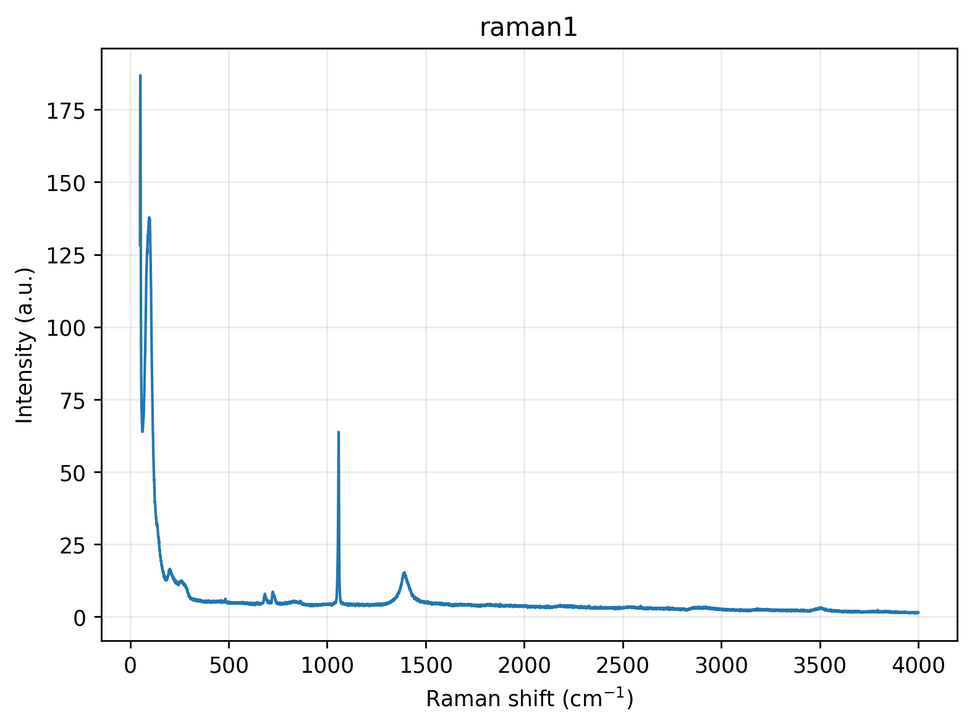
#> input picture ground_truth/raman1.png, 972 x 726 px, shrunk from 1573 x 1174 before the run
$ python hough_line_transform.py
#> lines starting #> are read from the running program, lines starting #| are printed output that depends on the picture
"""
@file hough_lines.py
@brief This program demonstrates line finding with the Hough transform
"""
import sys
import math
import cv2 as cv
import numpy as np


def detect_lines(img_path):

    # default_file = 'sudoku.png'
    # filename = argv[0] if len(argv) > 0 else default_file
    # Loads an image
#> called with img_path = '../ground_truth/raman1.png'
    src = cv.imread(cv.samples.findFile(img_path), cv.IMREAD_GRAYSCALE)
    # Check if image is loaded fine
    if src is None:
        print ('Error opening image!')
        print ('Usage: hough_lines.py [image_name -- default ' + img_path + '] \n')
        return -1


    dst = cv.Canny(src, 50, 200, None, 3)
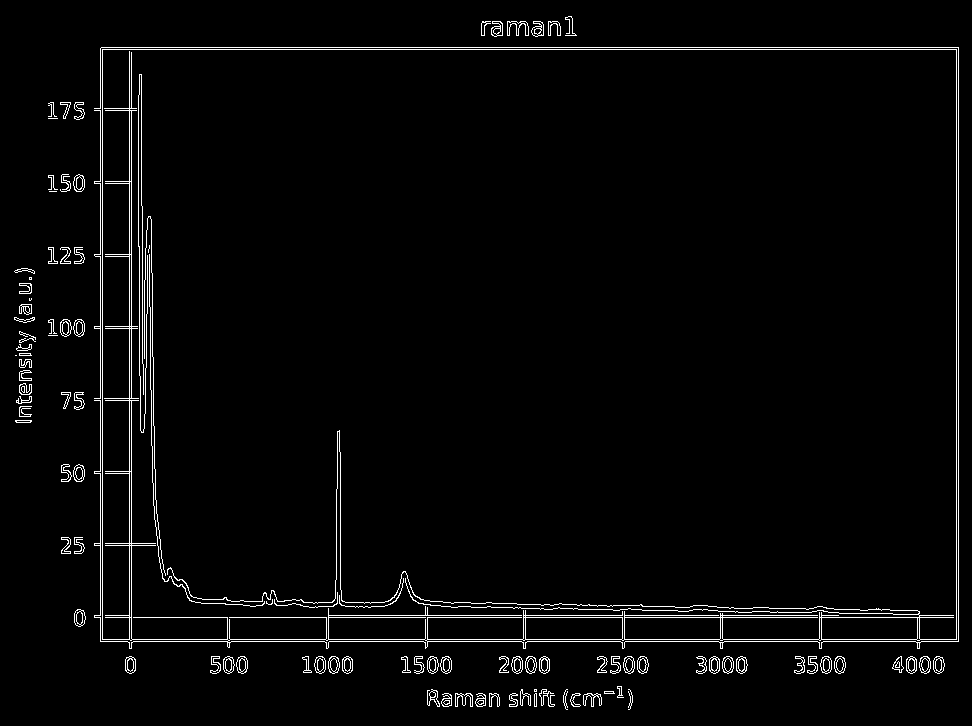
#> dst: shape (726, 972); 2.7% white in thin lines or dots

    # Copy edges to the images that will display the results in BGR
    cdst = cv.cvtColor(dst, cv.COLOR_GRAY2BGR)
#> cdst: shape (726, 972, 3); 2.7% white in thin lines or dots
    cdstP = np.copy(cdst)

    lines = cv.HoughLines(dst, 1, np.pi / 180, 150, None, 0, 0)
#> lines = 40 rows, first 8: [47, 1.57], [49, 1.57], [617, 1.57], [639, 1.57], [641, 1.57], [129, 0], [131, 0], [958, 0]

    if lines is not None:
        for i in range(0, len(lines)):
            rho = lines[i][0][0]
            theta = lines[i][0][1]
            a = math.cos(theta)
            b = math.sin(theta)
            x0 = a * rho
            y0 = b * rho
            pt1 = (int(x0 + 1000*(-b)), int(y0 + 1000*(a)))
            pt2 = (int(x0 - 1000*(-b)), int(y0 - 1000*(a)))
            cv.line(cdst, pt1, pt2, (0,0,255), 3, cv.LINE_AA)
#> this loop made 40 passes
#> (rho, theta, a, b, x0, y0, pt1, pt2) on passes 1 to 6: (47, 1.57, -4.37e-08, 1, -2.05e-06, 47, (-1000, 46), (999, 47)), (49, 1.57, -4.37e-08, 1, -2.14e-06, 49, (-1000, 48), (999, 49)), (617, 1.57, -4.37e-08, 1, -2.7e-05, 617, (-1000, 616), (999, 617)), (639, 1.57, -4.37e-08, 1, -2.79e-05, 639, (-1000, 638), (999, 639)), (641, 1.57, -4.37e-08, 1, -2.8e-05, 641, (-1000, 640), (999, 641)), (129, 0, 1, 0, 129, 0, (129, 1000), (129, -1000))
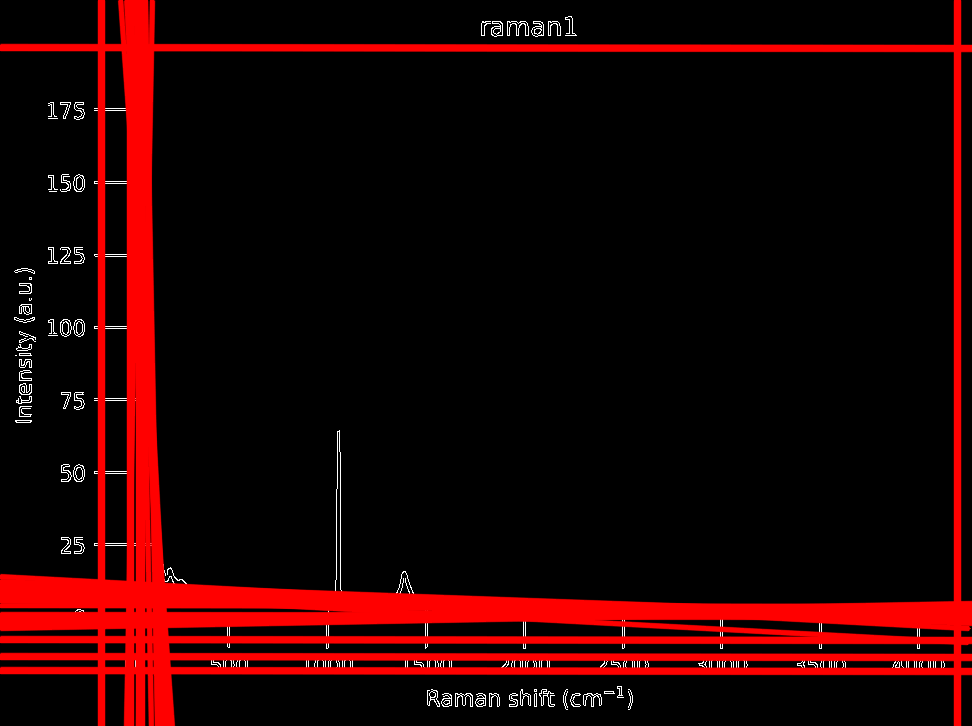
#> cdst: shape (726, 972, 3); mean B, G, R 1.9, 1.9, 34


    linesP = cv.HoughLinesP(dst, 1, np.pi / 180, 50, None, 50, 10)
#> linesP = 55 rows, first 6: [100, 49, 958, 49], [100, 641, 958, 641], [101, 47, 958, 47], [100, 639, 958, 639], [74, 617, 958, 617], [129, 673, 129, 51]

    if linesP is not None:
        for i in range(0, len(linesP)):
            l = linesP[i][0]
            cv.line(cdstP, (l[0], l[1]), (l[2], l[3]), (0,0,255), 3, cv.LINE_AA)
#> this loop made 55 passes
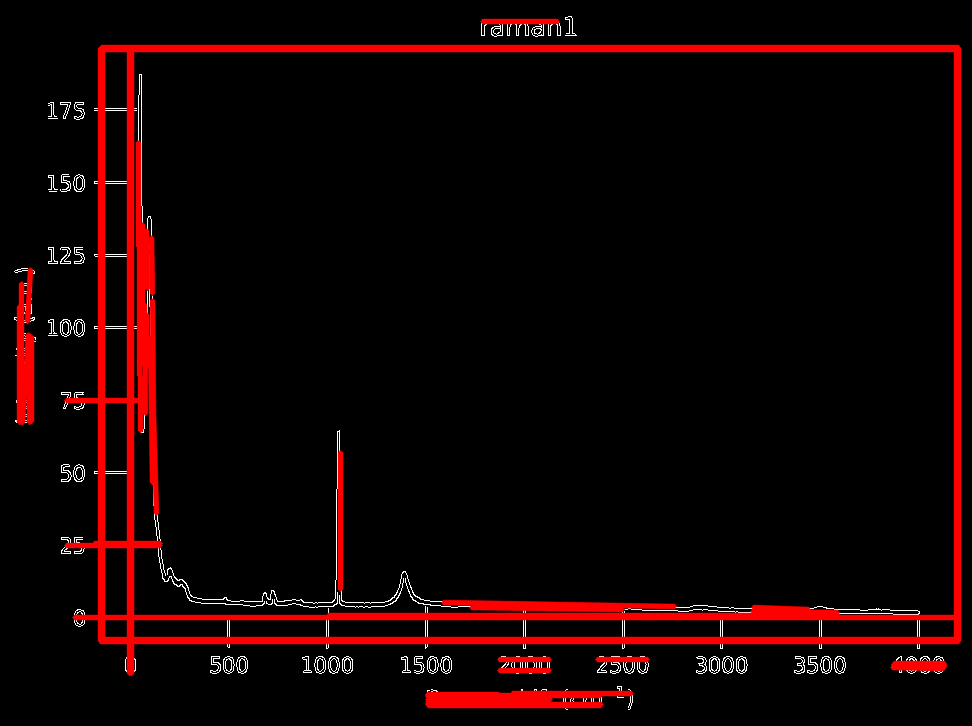
#> cdstP: shape (726, 972, 3); mean B, G, R 2.2, 2.2, 19.3

    cv.imshow("Source", src)
    cv.imshow("Detected Lines (in red) - Standard Hough Line Transform", cdst)
    cv.imshow("Detected Lines (in red) - Probabilistic Line Transform", cdstP)

    cv.waitKey()
    return 0


def get_prioritized_x_axis(img_path, bucket_size=5, span_threshold=0.9):
    src = cv.imread(cv.samples.findFile(str(img_path)), cv.IMREAD_GRAYSCALE)
    if src is None: return None

    edges = cv.Canny(src, 50, 150)
    lines = cv.HoughLinesP(edges, 1, np.pi / 180, 50, None, 50, 10)

    if lines is None: return None

    buckets = {}
    overall_max_span = 0

    for line in lines:
        x1, y1, x2, y2 = line[0]
        if abs(y1 - y2) <= 3:
            y_avg = (y1 + y2) // 2
            y_bucket = (y_avg // bucket_size) * bucket_size

            x_min, x_max = min(x1, x2), max(x1, x2)

            if y_bucket not in buckets:
                buckets[y_bucket] = [x_min, x_max]
            else:
                buckets[y_bucket][0] = min(buckets[y_bucket][0], x_min)
                buckets[y_bucket][1] = max(buckets[y_bucket][1], x_max)

            # Keep track of the absolute longest span found anywhere
            current_span = buckets[y_bucket][1] - buckets[y_bucket][0]
            if current_span > overall_max_span:
                overall_max_span = current_span

    # Iterate from highest Y (bottom of image) to lowest Y (top)
    # Sorting keys in reverse order
    sorted_y_buckets = sorted(buckets.keys(), reverse=True)

    for y in sorted_y_buckets:
        span = buckets[y][1] - buckets[y][0]
        # If this line is at least 90% as long as the longest line in the image
        if span >= (span_threshold * overall_max_span):
            return y

    return None

def get_topmost_horizontal_line(img_path, bucket_size=5, span_threshold=0.9):
    src = cv.imread(cv.samples.findFile(str(img_path)), cv.IMREAD_GRAYSCALE)
    if src is None: return None

    edges = cv.Canny(src, 50, 150)
    lines = cv.HoughLinesP(edges, 1, np.pi / 180, 50, None, 50, 10)
    if lines is None: return None

    buckets = {}
    overall_max_span = 0

    for line in lines:
        x1, y1, x2, y2 = line[0]
        if abs(y1 - y2) <= 3:
            y_avg = (y1 + y2) // 2
            y_bucket = (y_avg // bucket_size) * bucket_size
            x_min, x_max = min(x1, x2), max(x1, x2)

            if y_bucket not in buckets:
                buckets[y_bucket] = [x_min, x_max]
            else:
                buckets[y_bucket][0] = min(buckets[y_bucket][0], x_min)
                buckets[y_bucket][1] = max(buckets[y_bucket][1], x_max)

            span = buckets[y_bucket][1] - buckets[y_bucket][0]
            overall_max_span = max(overall_max_span, span)

    # Sort ASCENDING: Start from y=0 (top) and move down
    sorted_y_buckets = sorted(buckets.keys())

    for y in sorted_y_buckets:
        span = buckets[y][1] - buckets[y][0]
        if span >= (span_threshold * overall_max_span):
            return y
    return None

def get_prioritized_y_axis(img_path, bucket_size=5, span_threshold=0.9):
    src = cv.imread(cv.samples.findFile(str(img_path)), cv.IMREAD_GRAYSCALE)
    if src is None: return None

    # Edge detection
    edges = cv.Canny(src, 50, 150)
    lines = cv.HoughLinesP(edges, 1, np.pi / 180, 50, None, 50, 10)

    if lines is None: return None

    buckets = {}
    overall_max_span = 0

    for line in lines:
        x1, y1, x2, y2 = line[0]

        # Check if roughly vertical (x1 approx x2)
        if abs(x1 - x2) <= 3:
            # Normalize x to the nearest bucket
            x_avg = (x1 + x2) // 2
            x_bucket = (x_avg // bucket_size) * bucket_size

            y_min, y_max = min(y1, y2), max(y1, y2)

            if x_bucket not in buckets:
                buckets[x_bucket] = [y_min, y_max]
            else:
                # Expand the vertical boundaries
                buckets[x_bucket][0] = min(buckets[x_bucket][0], y_min)
                buckets[x_bucket][1] = max(buckets[x_bucket][1], y_max)

            # Update the absolute longest vertical span found
            current_span = buckets[x_bucket][1] - buckets[x_bucket][0]
            if current_span > overall_max_span:
                overall_max_span = current_span

    # Iterate from lowest X (left side of image) to highest X (right side)
    # Sorting keys in ascending order (left to right)
    sorted_x_buckets = sorted(buckets.keys())

    for x in sorted_x_buckets:
        span = buckets[x][1] - buckets[x][0]
        # If this vertical line is at least 90% as long as the tallest line
        if span >= (span_threshold * overall_max_span):
            return x

    return None

def get_rightmost_vertical_line(img_path, bucket_size=5, span_threshold=0.9):
    src = cv.imread(cv.samples.findFile(str(img_path)), cv.IMREAD_GRAYSCALE)
    if src is None: return None

    edges = cv.Canny(src, 50, 150)
    lines = cv.HoughLinesP(edges, 1, np.pi / 180, 50, None, 50, 10)
    if lines is None: return None

    buckets = {}
    overall_max_span = 0

    for line in lines:
        x1, y1, x2, y2 = line[0]
        if abs(x1 - x2) <= 3:
            x_avg = (x1 + x2) // 2
            x_bucket = (x_avg // bucket_size) * bucket_size
            y_min, y_max = min(y1, y2), max(y1, y2)

            if x_bucket not in buckets:
                buckets[x_bucket] = [y_min, y_max]
            else:
                buckets[x_bucket][0] = min(buckets[x_bucket][0], y_min)
                buckets[x_bucket][1] = max(buckets[x_bucket][1], y_max)

            span = buckets[x_bucket][1] - buckets[x_bucket][0]
            overall_max_span = max(overall_max_span, span)

    # Sort DESCENDING: Start from x=Width (right) and move left
    sorted_x_buckets = sorted(buckets.keys(), reverse=True)

    for x in sorted_x_buckets:
        span = buckets[x][1] - buckets[x][0]
        if span >= (span_threshold * overall_max_span):
            return x
    return None

def get_x_axis_limits(img_path, x_axis_y, y_axis_x,tick_size=10, density_threshold=0.5):
    src = cv.imread(cv.samples.findFile(str(img_path)), cv.IMREAD_GRAYSCALE)
    if src is None: return None

    # Threshold to binary (black/white) to make density counting easy
    _, binary = cv.threshold(src, 150, 255, cv.THRESH_BINARY_INV)

    height, width = binary.shape
    marking_x_coords = []

    # Define the vertical range to check for ticks (e.g., 10px below x_axis_y)
    y_start = max(0, x_axis_y)
    y_end = min(height, x_axis_y + tick_size)

    search_start = y_axis_x + 10
    search_end = width - 2

    # Iterate through every x column
    for x in range(search_start, search_end):
        # Extract the vertical slice at this x
        column_slice = binary[y_start:y_end, x]

        # Calculate density (percentage of black pixels in this slice)
        density = np.sum(column_slice > 0) / tick_size

        if density > density_threshold:
            marking_x_coords.append(x)

    if not marking_x_coords:
        return None, None

    # print(marking_x_coords)
    # Group adjacent x-coordinates that belong to the same tick mark
    # and take the average/midpoint of each cluster
    final_ticks = []
    if marking_x_coords:
        current_cluster = [marking_x_coords[0]]
        for i in range(1, len(marking_x_coords)):
            if marking_x_coords[i] - marking_x_coords[i-1] <= 2: # pixels apart
                current_cluster.append(marking_x_coords[i])
            else:
                final_ticks.append(sum(current_cluster) // len(current_cluster))
                current_cluster = [marking_x_coords[i]]
        final_ticks.append(sum(current_cluster) // len(current_cluster))

    # The min and max markings are the first and last detected ticks
    return min(final_ticks), max(final_ticks)

def get_y_axis_limits(img_path, x_axis_y, y_axis_x, tick_size=10, density_threshold=0.5):
    src = cv.imread(cv.samples.findFile(str(img_path)), cv.IMREAD_GRAYSCALE)
    if src is None: return None

    # Threshold to binary (inverted: markings are > 0)
    _, binary = cv.threshold(src, 150, 255, cv.THRESH_BINARY_INV)
    height, width = binary.shape
    marking_y_coords = []

    # Define the horizontal range to check for ticks
    # (Checking from the y-axis line towards the left)
    x_start = max(0, y_axis_x - tick_size)
    x_end = min(width, y_axis_x)

    # Search from the top of the image down to just before the x-axis intersection
    search_start = 2
    search_end = x_axis_y - 10

    # Iterate through every y row
    for y in range(search_start, search_end):
        # Extract the horizontal slice at this y
        row_slice = binary[y, x_start:x_end]

        # Calculate density (percentage of black pixels in this slice)
        density = np.sum(row_slice > 0) / tick_size

        if density > density_threshold:
            marking_y_coords.append(y)

    if not marking_y_coords:
        return None, None

    # Group adjacent y-coordinates into clusters
    final_ticks = []
    current_cluster = [marking_y_coords[0]]
    for i in range(1, len(marking_y_coords)):
        if marking_y_coords[i] - marking_y_coords[i-1] <= 2:
            current_cluster.append(marking_y_coords[i])
        else:
            final_ticks.append(sum(current_cluster) // len(current_cluster))
            current_cluster = [marking_y_coords[i]]
    final_ticks.append(sum(current_cluster) // len(current_cluster))

    # Note: min(final_ticks) is the top-most marking (highest value)
    # max(final_ticks) is the bottom-most marking (lowest value)
    return min(final_ticks), max(final_ticks)

def get_pixel_coordinates(img_path):
    origin_x, origin_y = get_prioritized_y_axis(img_path), get_prioritized_x_axis(img_path)
#> in get_prioritized_y_axis, `edges = cv.Canny(src, 50, 150)`:
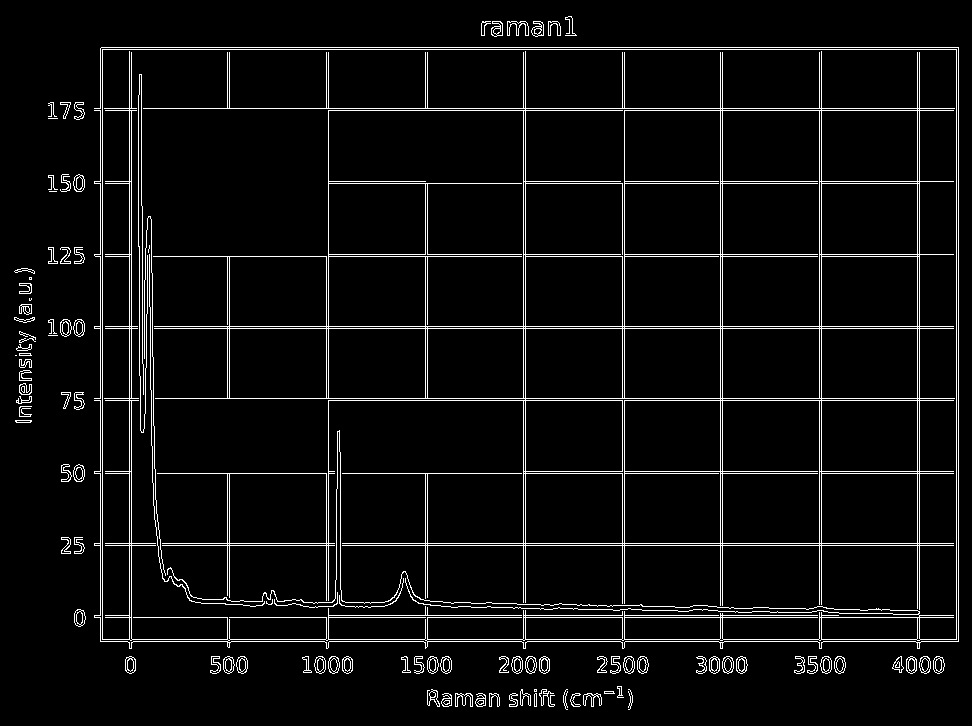
#> edges: shape (726, 972); 5.1% white in thin lines or dots
#> in get_prioritized_y_axis, `lines = cv.HoughLinesP(edges, 1, np.pi / 180, 50, None, 50, 10)`: lines = 97 rows, first 6: [94, 543, 958, 543], [51, 328, 958, 328], [101, 47, 958, 47], [328, 400, 958, 400], [100, 49, 958, 49], [74, 617, 958, 617]
#> the loop in get_prioritized_y_axis, `for line in lines:` made 97 passes
#> (x1, y1, x2, y2, x_avg, x_bucket, y_min, y_max) on passes 18, 22: (525, 648, 525, 51, 525, 525, 51, 648), (129, 673, 129, 51, 129, 125, 51, 673)
#> the loop in get_prioritized_y_axis, `for x in sorted_x_buckets:` made 5 passes
#> x on passes 1 to 5: 15, 20, 25, 30, 100
#> the loop in get_prioritized_x_axis, `for line in lines:` made 97 passes
#> the loop in get_prioritized_x_axis, `for y in sorted_y_buckets:` made 6 passes
#> y on passes 1 to 6: 700, 670, 665, 660, 655, 640
    terminal_x, terminal_y = get_rightmost_vertical_line(img_path), get_topmost_horizontal_line(img_path)
#> the loop in get_rightmost_vertical_line, `for line in lines:` made 97 passes
#> the loop in get_rightmost_vertical_line, `for x in sorted_x_buckets:` made 1 pass
#> x on pass 1: 955
#> the loop in get_topmost_horizontal_line, `for line in lines:` made 97 passes
#> the loop in get_topmost_horizontal_line, `for y in sorted_y_buckets:` made 2 passes
#> y on passes 1 to 2: 20, 45
    x_min, x_max = get_x_axis_limits(img_path, origin_y, origin_x)
#> in get_x_axis_limits, `_, binary = cv.threshold(src, 150, 255, cv.THRESH_BINARY_INV)`:
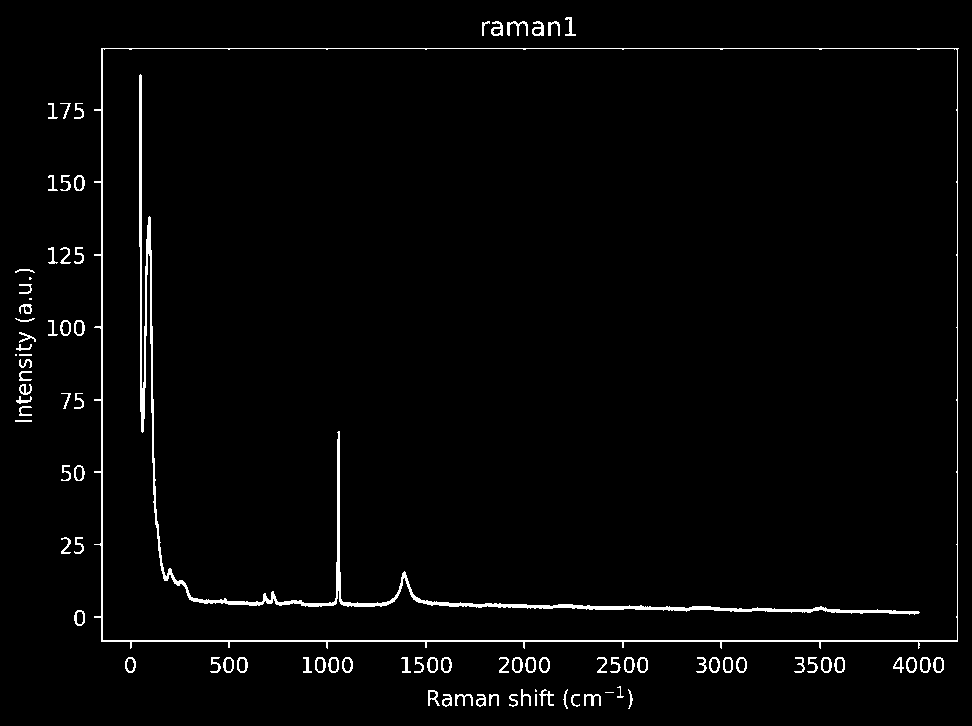
#> binary: shape (726, 972); 2.3% white in thin lines or dots
#> the loop in get_x_axis_limits, `for i in range(1, len(marking_x_coords)):` made 17 passes
    y_min, y_max = get_y_axis_limits(img_path, origin_y, origin_x)
#> the loop in get_y_axis_limits, `for i in range(1, len(marking_y_coords)):` made 13 passes

    return {
        "origin_x": origin_x,
        "origin_y": origin_y,
        "terminal_x": terminal_x,
        "terminal_y": terminal_y,
        "px_x_min": x_min,
        "px_x_max": x_max,
        "px_y_min": y_max,  ## Note: y-axis inverted in images (top to bottom is 0 to H)
        "px_y_max": y_min
    }

if __name__ == "__main__":
    detect_lines("../ground_truth/raman1.png")

    print("Pixel Coordinates:", get_pixel_coordinates("../ground_truth/raman1.png"))
